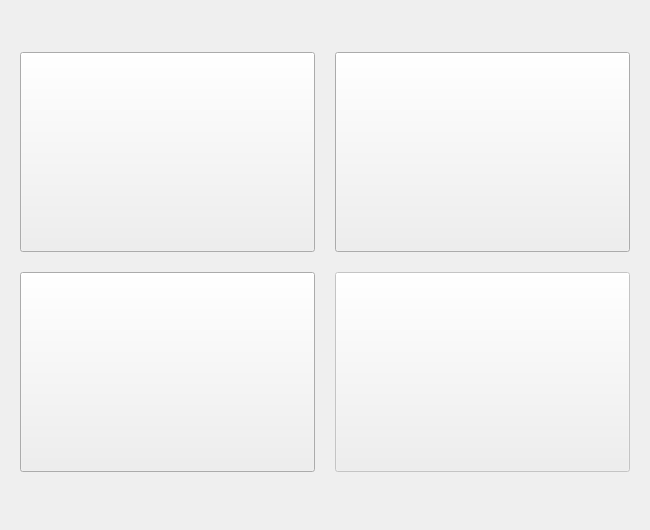
     <widget class="QWidget" name="HelperWidget" native="true">
      <property name="geometry">
       <rect>
        <x>130</x>
        <y>630</y>
        <width>650</width>
        <height>530</height>
       </rect>
      </property>
      <property name="sizePolicy">
       <sizepolicy hsizetype="Fixed" vsizetype="Fixed">
        <horstretch>0</horstretch>
        <verstretch>0</verstretch>
       </sizepolicy>
      </property>
      <property name="minimumSize">
       <size>
        <width>650</width>
        <height>530</height>
       </size>
      </property>
      <property name="maximumSize">
       <size>
        <width>650</width>
        <height>530</height>
       </size>
      </property>
      <property name="styleSheet">
       <string notr="true"/>
      </property>
      <widget class="QPushButton" name="helpButton">
       <property name="geometry">
        <rect>
         <x>20</x>
         <y>52</y>
         <width>295</width>
         <height>200</height>
        </rect>
       </property>
       <property name="sizePolicy">
        <sizepolicy hsizetype="Fixed" vsizetype="Fixed">
         <horstretch>0</horstretch>
         <verstretch>0</verstretch>
        </sizepolicy>
       </property>
       <property name="minimumSize">
        <size>
         <width>295</width>
         <height>200</height>
        </size>
       </property>
       <property name="maximumSize">
        <size>
         <width>295</width>
         <height>200</height>
        </size>
       </property>
       <property name="styleSheet">
        <string notr="true">QPushButton{border-image: url(:/ZcloudDesk/image/help_nor.png);}
QPushButton:hover,pressed{border-image: url(:/ZcloudDesk/image/help_hov.png);};</string>
       </property>
       <property name="text">
        <string/>
       </property>
      </widget>
      <widget class="QPushButton" name="demoButton">
       <property name="enabled">
        <bool>false</bool>
       </property>
       <property name="geometry">
        <rect>
         <x>335</x>
         <y>272</y>
         <width>295</width>
         <height>200</height>
        </rect>
       </property>
       <property name="sizePolicy">
        <sizepolicy hsizetype="Fixed" vsizetype="Fixed">
         <horstretch>0</horstretch>
         <verstretch>0</verstretch>
        </sizepolicy>
       </property>
       <property name="minimumSize">
        <size>
         <width>295</width>
         <height>200</height>
        </size>
       </property>
       <property name="maximumSize">
        <size>
         <width>295</width>
         <height>200</height>
        </size>
       </property>
       <property name="styleSheet">
        <string notr="true">QPushButton{border-image: url(:/ZcloudDesk/image/default_setting.png);}</string>
       </property>
       <property name="text">
        <string/>
       </property>
      </widget>
      <widget class="QPushButton" name="questionButton">
       <property name="geometry">
        <rect>
         <x>335</x>
         <y>52</y>
         <width>295</width>
         <height>200</height>
        </rect>
       </property>
       <property name="sizePolicy">
        <sizepolicy hsizetype="Fixed" vsizetype="Fixed">
         <horstretch>0</horstretch>
         <verstretch>0</verstretch>
        </sizepolicy>
       </property>
       <property name="minimumSize">
        <size>
         <width>295</width>
         <height>200</height>
        </size>
       </property>
       <property name="maximumSize">
        <size>
         <width>295</width>
         <height>200</height>
        </size>
       </property>
       <property name="styleSheet">
        <string notr="true">QPushButton{border-image: url(:/ZcloudDesk/image/questionnaire_nor.png);}
QPushButton:hover,pressed{border-image: url(:/ZcloudDesk/image/questionnaire_hov.png);};</string>
       </property>
       <property name="text">
        <string/>
       </property>
      </widget>
      <widget class="QPushButton" name="guideButton">
       <property name="geometry">
        <rect>
         <x>20</x>
         <y>272</y>
         <width>295</width>
         <height>200</height>
        </rect>
       </property>
       <property name="sizePolicy">
        <sizepolicy hsizetype="Fixed" vsizetype="Fixed">
         <horstretch>0</horstretch>
         <verstretch>0</verstretch>
        </sizepolicy>
       </property>
       <property name="minimumSize">
        <size>
         <width>295</width>
         <height>200</height>
        </size>
       </property>
       <property name="maximumSize">
        <size>
         <width>295</width>
         <height>200</height>
        </size>
       </property>
       <property name="styleSheet">
        <string notr="true">QPushButton{border-image: url(:/ZcloudDesk/image/guide_nor.png);}
QPushButton:hover,pressed{border-image: url(:/ZcloudDesk/image/guide_hov.png);};</string>
       </property>
       <property name="text">
        <string/>
       </property>
      </widget>
     </widget>
